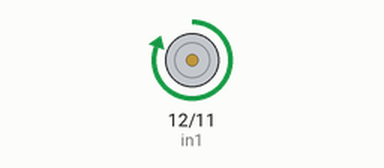
Bench run of a sketch on a simulated Arduino Uno, built with avr-gcc and run on an emulated ATmega328P. On the bench: motor-driver pin pairs drawn as motors (green arrow = first pin HIGH = forward, orange = second pin HIGH = backward, longer = more drive, scaled by the enable pin).

Above: at 0.5 s.
At 1.6 s:
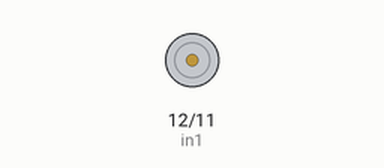
At 5.7 s:
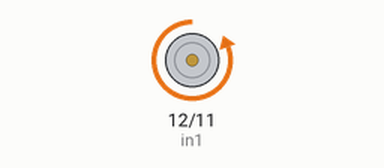
Timing chart, 0 to 7.1 s (numbered marks = the images above):
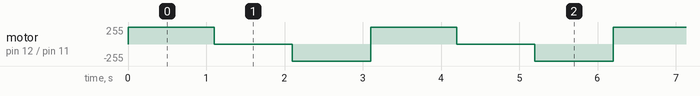

The sketch:

dc_motor.ino
```cpp
void setup() {
  // put your setup code here, to run once:
  pinMode(13, INPUT); //en
  pinMode(12, OUTPUT); //in1
  pinMode(11, OUTPUT); //in2
  Serial.begin(115200);
}

void loop() {
  // put your main code here, to run repeatedly:
  digitalWrite(12, HIGH);
  digitalWrite(11, LOW);
  analogWrite(13, 255);

  delay(1100);

  analogWrite(13, 0);

  delay(1000);

  digitalWrite(11, HIGH);
  digitalWrite(12, LOW);

  analogWrite(13, 255);

  delay(1000);
}
```

Measured:
- by itself, motor on pin 12 (in1) / pin 11 (in2): repeats every 3.1 s: stopped 1.0 s, backward 255/255 1.0 s, forward 255/255 1.1 s
